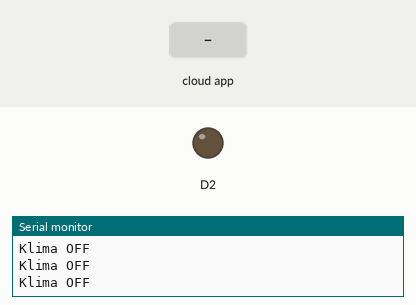
Recording of a sketch running on a simulated ESP8266 (NodeMCU). Parts: output pins drawn as LEDs (lit = HIGH), the last lines printed to the serial monitor. Inputs (shaded band) come from the test bench. WiFi joins after 1.5 s; servers stay silent unless stated; the Firebase database answers and starts empty.

Above: at 2.7 s.
2.8 s: the phone or cloud app sets klima to 1
At 3.6 s:
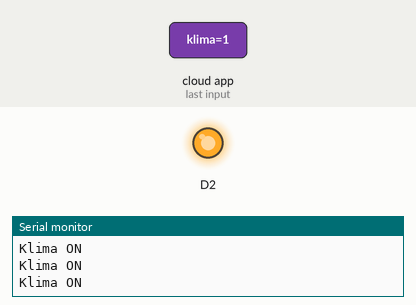
4.3 s: the phone or cloud app sets klima to 0
At 4.9 s:
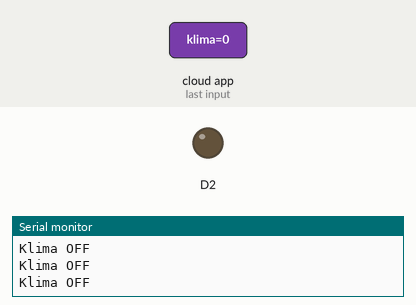
Timing chart, 0 to 7.3 s (numbered marks = the images above; inputs shaded):
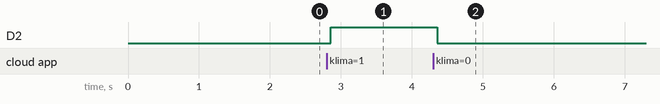

The sketch:

Klima_ve_firebase.ino
```cpp
#include <ESP8266WiFi.h>
#include <FirebaseArduino.h>
#define FIREBASE_HOST "****************" //veritabanı host adı
#define FIREBASE_AUTH "**************" //secret key
#define WIFI_SSID "*****" //bağlı olunan wifi adı
#define WIFI_PASSWORD "*******" //bağlı olunan wifi parolası

void setup() {
Serial.begin(9600);
pinMode(D2, OUTPUT);
// connect to wifi.
WiFi.begin(WIFI_SSID, WIFI_PASSWORD);
Serial.print("connecting");
while (WiFi.status() != WL_CONNECTED) {
Serial.print(".");
delay(500);
}
Serial.println();
Serial.print("connected: ");
Serial.println(WiFi.localIP());
Firebase.begin(FIREBASE_HOST, FIREBASE_AUTH);
}
int n = 0;
void loop() {
// get value
n = Firebase.getInt("klima");
// handle error
if (n==1) {
Serial.println("Klima ON");
digitalWrite(D2,HIGH);
}
else {
Serial.println("Klima OFF");
digitalWrite(D2,LOW);
}
}
```

Measured:
- after the input at 2.8 s, D2: LOW → HIGH after 0.05 s
- after the input at 4.3 s, D2: HIGH → LOW after 0.06 s
